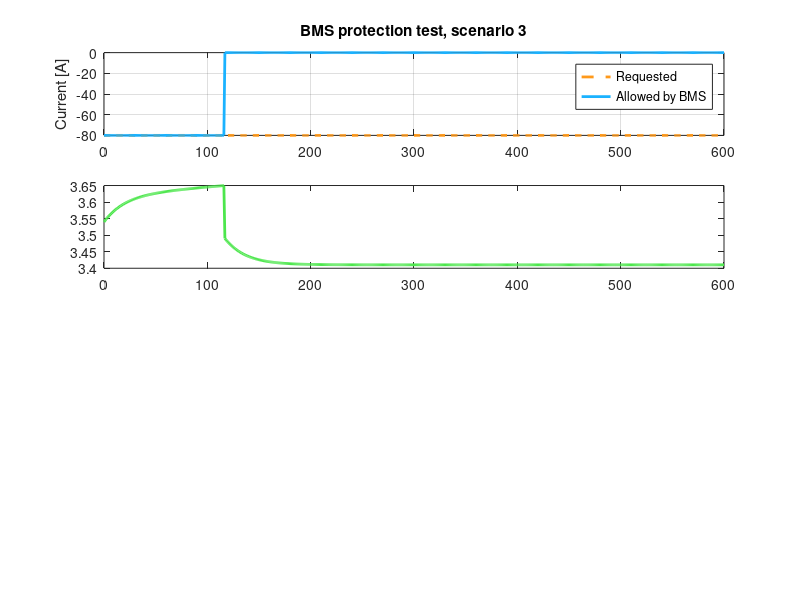

Recreate this plot in MATLAB. (Note: this script raises an error after producing the figure.)
clear; clc; close all;

%% 0. CHOOSE A TEST: 1 = over-temperature, 2 = under-voltage, 3 = over-voltage
scenario = 3;

%% 1. CELL PARAMETERS
Q = 60*3600; R0 = 0.002; R1 = 0.001; C1 = 20000; tau = R1*C1;
soc_tbl = [0 0.1 0.2 0.5 0.8 0.9 1.0];
ocv_tbl = [2.8 3.20 3.28 3.30 3.33 3.38 3.45];
OCV = @(s) interp1(soc_tbl, ocv_tbl, s, 'linear', 'extrap');

Cth = 600;  Rth = 1.2;  Tamb = 30;      % simple thermal model (placeholders)

%% 2. PROTECTION LIMITS
V_ov = 3.65;  V_uv = 2.80;
T_derate = 45;  T_cut = 60;
I_dis_max = 150;  I_chg_max = 100;

%% 3. TEST SCENARIO (discharge current is positive, charge is negative)
dt = 1;
switch scenario
    case 1, T_end = 1500; soc0 = 1.00; I_req_val =  120;   % hard driving
    case 2, T_end = 1500; soc0 = 0.15; I_req_val =   60;   % nearly empty
    case 3, T_end =  600; soc0 = 0.90; I_req_val =  -80;   % fast charging
end
t = 0:dt:T_end; N = length(t);
I_req = I_req_val*ones(1,N);             % what the driver / charger asks for

%% 4. SIMULATION WITH PROTECTION
soc = zeros(1,N); U1 = zeros(1,N); T = zeros(1,N);
Vt = zeros(1,N); I_ok = zeros(1,N); fault = zeros(1,N); f_der = zeros(1,N);
soc(1) = soc0; T(1) = Tamb;
I_prev = 0; flt = 0;

for k = 1:N
    % (a) what the BMS measures right now
    V_meas = OCV(soc(k)) - I_prev*R0 - U1(k);

    % (b) check for faults (latched: once tripped, it stays tripped)
    if flt == 0
        if     V_meas > V_ov,  flt = 1;      % over-voltage
        elseif V_meas < V_uv,  flt = 2;      % under-voltage
        elseif T(k) >= T_cut,  flt = 3;      % over-temperature
        end
    end

    % (c) temperature derating factor (1 = full power, 0 = none)
    f = min(max((T_cut - T(k)) / (T_cut - T_derate), 0), 1);

    % (d) allowed current = requested current, limited by the rules
    I_ok(k) = min(max(I_req(k), -I_chg_max*f), I_dis_max*f);
    if flt > 0, I_ok(k) = 0; end             % fault: open the contactor

    % (e) record
    Vt(k) = OCV(soc(k)) - I_ok(k)*R0 - U1(k);
    fault(k) = flt;  f_der(k) = f;

    % (f) update the battery state
    if k < N
        P = I_ok(k)^2*R0 + U1(k)^2/R1;                       % heat [W]
        T(k+1)   = T(k) + dt/Cth*(P - (T(k)-Tamb)/Rth);
        soc(k+1) = soc(k) - dt/Q*I_ok(k);
        U1(k+1)  = exp(-dt/tau)*U1(k) + R1*(1-exp(-dt/tau))*I_ok(k);
    end
    I_prev = I_ok(k);
end

%% 5. REPORT AND PLOTS
names = {'None','Over-voltage','Under-voltage','Over-temperature'};
i1 = find(fault > 0, 1);
if isempty(i1)
    fprintf('No fault. Max temperature = %.1f C\n', max(T));
else
    fprintf('FAULT: %s at t = %d s (SOC = %.3f)\n', names{fault(i1)+1}, t(i1), soc(i1));
end

figure('Position',[100 100 900 800]);
subplot(4,1,1);
plot(t, I_req, '--', 'Color', [1 0.6 0.1], 'LineWidth', 2); hold on;
plot(t, I_ok, 'Color', [0.1 0.7 1], 'LineWidth', 2); grid on;
ylabel('Current [A]'); legend('Requested','Allowed by BMS');
title(sprintf('BMS protection test, scenario %d', scenario));

subplot(4,1,2);
plot(t, Vt, 'Color', [0.3 0.9 0.3], 'LineWidth', 2); hold on;
yline(V_ov, '--r', 'Over-voltage'); yline(V_uv, '--r', 'Under-voltage');
grid on; ylabel('Cell voltage [V]');

subplot(4,1,3);
plot(t, T, 'Color', [1 0.4 0.4], 'LineWidth', 2); hold on;
yline(T_derate, '--y', 'Derate starts'); yline(T_cut, '--r', 'Hard cut');
grid on; ylabel('Temperature [C]');

subplot(4,1,4);
stairs(t, fault, 'Color', [0.8 0.5 1], 'LineWidth', 2); grid on;
ylim([-0.2 3.5]); yticks(0:3);
yticklabels({'OK','Over-V','Under-V','Over-T'});
ylabel('Fault'); xlabel('Time [s]');
